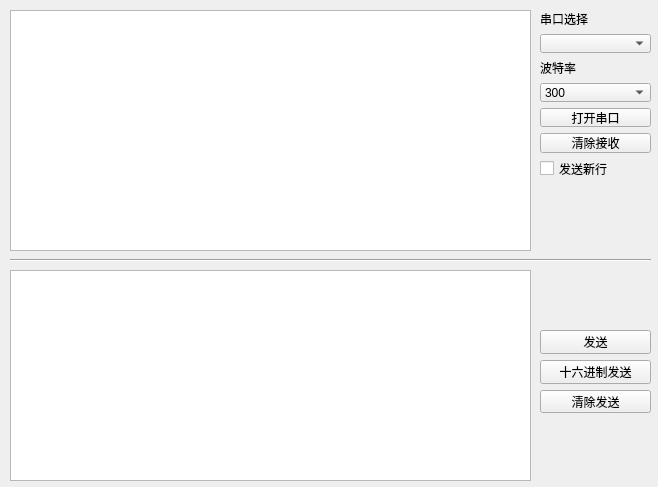
<?xml version="1.0" encoding="UTF-8"?>
<ui version="4.0">
 <class>Form</class>
 <widget class="QWidget" name="Form">
  <property name="geometry">
   <rect>
    <x>0</x>
    <y>0</y>
    <width>658</width>
    <height>487</height>
   </rect>
  </property>
  <property name="windowTitle">
   <string>Form</string>
  </property>
  <widget class="Line" name="line">
   <property name="geometry">
    <rect>
     <x>10</x>
     <y>250</y>
     <width>641</width>
     <height>20</height>
    </rect>
   </property>
   <property name="orientation">
    <enum>Qt::Horizontal</enum>
   </property>
  </widget>
  <widget class="QWidget" name="layoutWidget">
   <property name="geometry">
    <rect>
     <x>540</x>
     <y>330</y>
     <width>111</width>
     <height>83</height>
    </rect>
   </property>
   <layout class="QGridLayout" name="gridLayout_2">
    <item row="0" column="0">
     <widget class="QPushButton" name="pushButton">
      <property name="text">
       <string>发送</string>
      </property>
     </widget>
    </item>
    <item row="2" column="0">
     <widget class="QPushButton" name="pushButton_4">
      <property name="text">
       <string>清除发送</string>
      </property>
     </widget>
    </item>
    <item row="1" column="0">
     <widget class="QPushButton" name="pushButton_3">
      <property name="text">
       <string>十六进制发送</string>
      </property>
     </widget>
    </item>
   </layout>
  </widget>
  <widget class="QTextEdit" name="textEdit">
   <property name="geometry">
    <rect>
     <x>10</x>
     <y>270</y>
     <width>521</width>
     <height>211</height>
    </rect>
   </property>
  </widget>
  <widget class="QTextEdit" name="textEdit_2">
   <property name="geometry">
    <rect>
     <x>10</x>
     <y>10</y>
     <width>521</width>
     <height>241</height>
    </rect>
   </property>
   <property name="minimumSize">
    <size>
     <width>331</width>
     <height>0</height>
    </size>
   </property>
   <property name="tabletTracking">
    <bool>false</bool>
   </property>
   <property name="autoFillBackground">
    <bool>true</bool>
   </property>
   <property name="readOnly">
    <bool>true</bool>
   </property>
   <property name="overwriteMode">
    <bool>false</bool>
   </property>
  </widget>
  <widget class="QWidget" name="layoutWidget">
   <property name="geometry">
    <rect>
     <x>540</x>
     <y>10</y>
     <width>111</width>
     <height>168</height>
    </rect>
   </property>
   <layout class="QGridLayout" name="gridLayout">
    <item row="6" column="0" colspan="2">
     <widget class="QCheckBox" name="checkBox_2">
      <property name="text">
       <string>发送新行</string>
      </property>
     </widget>
    </item>
    <item row="1" column="0" colspan="2">
     <widget class="QComboBox" name="comboBox_2"/>
    </item>
    <item row="5" column="0" colspan="2">
     <widget class="QPushButton" name="pushButton_5">
      <property name="text">
       <string>清除接收</string>
      </property>
     </widget>
    </item>
    <item row="3" column="0" colspan="2">
     <widget class="QComboBox" name="comboBox">
      <item>
       <property name="text">
        <string>300</string>
       </property>
      </item>
      <item>
       <property name="text">
        <string>600</string>
       </property>
      </item>
      <item>
       <property name="text">
        <string>1200</string>
       </property>
      </item>
      <item>
       <property name="text">
        <string>2400</string>
       </property>
      </item>
      <item>
       <property name="text">
        <string>4800</string>
       </property>
      </item>
      <item>
       <property name="text">
        <string>9600</string>
       </property>
      </item>
      <item>
       <property name="text">
        <string>14400</string>
       </property>
      </item>
      <item>
       <property name="text">
        <string>19200</string>
       </property>
      </item>
      <item>
       <property name="text">
        <string>38400</string>
       </property>
      </item>
      <item>
       <property name="text">
        <string>43000</string>
       </property>
      </item>
      <item>
       <property name="text">
        <string>57600</string>
       </property>
      </item>
      <item>
       <property name="text">
        <string>76800</string>
       </property>
      </item>
      <item>
       <property name="text">
        <string>115200</string>
       </property>
      </item>
      <item>
       <property name="text">
        <string>128000</string>
       </property>
      </item>
      <item>
       <property name="text">
        <string>230400</string>
       </property>
      </item>
      <item>
       <property name="text">
        <string>256000</string>
       </property>
      </item>
     </widget>
    </item>
    <item row="2" column="0" colspan="2">
     <widget class="QLabel" name="label_2">
      <property name="text">
       <string>波特率</string>
      </property>
     </widget>
    </item>
    <item row="0" column="0" colspan="2">
     <widget class="QLabel" name="label">
      <property name="font">
       <font>
        <family>Adobe Devanagari</family>
        <pointsize>9</pointsize>
        <weight>50</weight>
        <italic>false</italic>
        <bold>false</bold>
        <strikeout>false</strikeout>
       </font>
      </property>
      <property name="text">
       <string>串口选择</string>
      </property>
     </widget>
    </item>
    <item row="4" column="0" colspan="2">
     <widget class="QPushButton" name="pushButton_2">
      <property name="text">
       <string>打开串口</string>
      </property>
      <property name="checkable">
       <bool>false</bool>
      </property>
     </widget>
    </item>
   </layout>
  </widget>
  <widget class="QLabel" name="label_3">
   <property name="geometry">
    <rect>
     <x>540</x>
     <y>230</y>
     <width>111</width>
     <height>61</height>
    </rect>
   </property>
   <property name="text">
    <string/>
   </property>
  </widget>
 </widget>
 <resources/>
 <connections/>
</ui>
